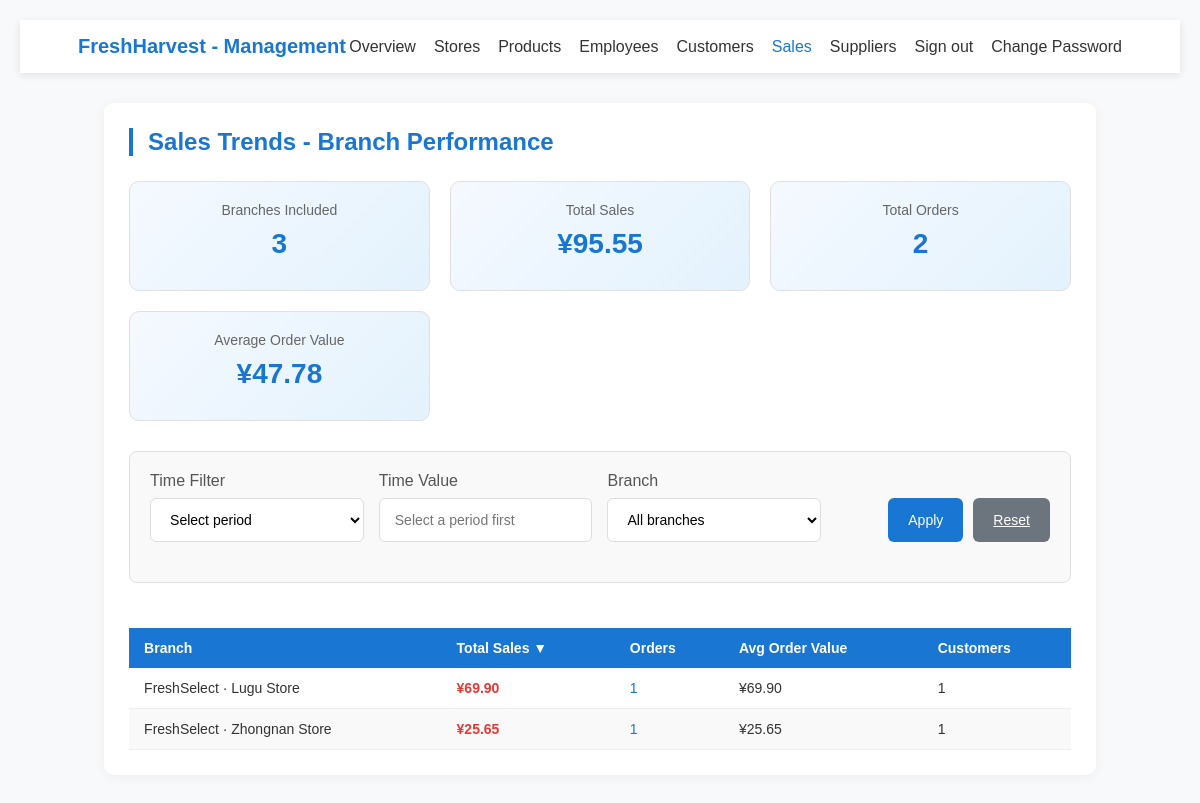
The app's page /manager/saletrend.php with its own data.
### tables this page shows
CREATE TABLE IF NOT EXISTS `Branch` (
  `branch_ID` INT NOT NULL AUTO_INCREMENT,
  `branch_name` VARCHAR(100) UNIQUE NOT NULL,
  `address` VARCHAR(255) NOT NULL,
  `phone` VARCHAR(20) NULL,
  `email` VARCHAR(100) NULL,
  `manager_ID` INT NULL,  
  `manager_phone` VARCHAR(20) NULL,
  `status` ENUM('active', 'inactive', 'under_renovation') DEFAULT 'active',
  `created_at` TIMESTAMP DEFAULT CURRENT_TIMESTAMP,
  PRIMARY KEY (`branch_ID`)

);

### manager/inc/data.php (called while the page is built, shortened)
<?php
require_once __DIR__ . '/db_connect.php';
function getBranchSalesData($timeFilter = '', $timeValue = '', $branchFilter = '', $sortField = 'total_sales', $sortOrder = 'desc') {
    global $conn;
    $salesData = [];
    try {
        $sql = "
            SELECT
                b.branch_ID,
                b.branch_name,
                COALESCE(SUM(co.final_amount), 0) AS total_sales,
                COUNT(DISTINCT co.order_ID) AS order_count,
                COALESCE(AVG(co.final_amount), 0) AS avg_order_value,
                COUNT(DISTINCT co.customer_ID) AS unique_customers
            FROM Branch b
            LEFT JOIN CustomerOrder co ON b.branch_ID = co.branch_ID
            WHERE co.status = 'Completed'
        ";
        $params = [];
        $types = "";
        $sql .= " GROUP BY b.branch_ID, b.branch_name";
        $validSortFields = ['total_sales', 'order_count', 'avg_order_value', 'unique_customers', 'branch_name'];
        $validSortOrder = ['asc', 'desc'];
        if (in_array($sortField, $validSortFields) && in_array($sortOrder, $validSortOrder)) {
            $sql .= " ORDER BY " . $sortField . " " . $sortOrder;
        } else {
            $sql .= " ORDER BY total_sales DESC";
        }
        if (!empty($params)) {
            $stmt = $conn->prepare($sql);
            $stmt->bind_param($types, ...$params);
            $stmt->execute();
            $result = $stmt->get_result();
        } else {
            $result = $conn->query($sql);
        }
        if ($result && $result->num_rows > 0) {
            while ($row = $result->fetch_assoc()) {
                $salesData[] = [
                    'branch_id' => $row['branch_ID'],
                    'branch_name' => $row['branch_name'],
                    'total_sales' => floatval($row['total_sales']),
                    'order_count' => intval($row['order_count']),
                    'avg_order_value' => floatval($row['avg_order_value']),
                    'unique_customers' => intval($row['unique_customers']),
                    'formatted_sales' => '¥' . number_format($row['total_sales'], 2),
                    'formatted_avg' => '¥' . number_format($row['avg_order_value'], 2)
                ];
            }
        }
    } catch (Exception $e) {
        error_log("获取分店销售数据失败: " . $e->getMessage());
    }
    return $salesData;
}
function getAllBranchNames() {
    global $conn;
    $branches = [];
    try {
        $sql = "SELECT branch_ID, branch_name FROM Branch WHERE status = 'active' ORDER BY branch_name";
        $result = $conn->query($sql);
        if ($result && $result->num_rows > 0) {
            while ($row = $result->fetch_assoc()) {
                $branches[] = [
                    'id' => $row['branch_ID'],
                    'name' => $row['branch_name']
                ];
            }
        }
    } catch (Exception $e) {
        error_log("获取分店列表失败: " . $e->getMessage());
    }
    return $branches;
}
?>

### manager/saletrend.php (the view, shortened to what this page needs)
<?php
require_once __DIR__ .'/inc/db_connect.php';
require_once __DIR__ . '/inc/data.php';
require_once __DIR__ . '/inc/header.php';
$timeFilter = isset($_GET['time_filter']) ? $_GET['time_filter'] : '';
$timeValue = isset($_GET['time_value']) ? $_GET['time_value'] : '';
$branchFilter = isset($_GET['branch']) ? $_GET['branch'] : '';
$sortField = isset($_GET['sort']) ? $_GET['sort'] : 'total_sales';
$sortOrder = isset($_GET['order']) ? $_GET['order'] : 'desc';
$salesData = getBranchSalesData($timeFilter, $timeValue, $branchFilter, $sortField, $sortOrder);
$allBranches = getAllBranchNames();
$recentYears = getRecentYears();
$totalSales = 0;
$totalOrders = 0;
foreach ($salesData as $data) {
    $totalSales += $data['total_sales'];
    $totalOrders += $data['order_count'];
}
function getSortLink($field, $currentField, $currentOrder) {
    $params = $_GET;
    $params['sort'] = $field;
    if ($currentField == $field) {
        $params['order'] = ($currentOrder == 'desc') ? 'asc' : 'desc';
    } else {
        $params['order'] = 'desc';
    }
    return '?' . http_build_query($params);
}
function getSortIcon($field, $currentField, $currentOrder) {
    if ($currentField != $field) {
        return '';
    }
    return ($currentOrder == 'desc') ? '▼' : '▲';
}
?>
<!DOCTYPE html>
<html lang="en">
<head>
</head>
<body>
    <main class="main">
        <section class="section">
            <h2 class="section-title">Sales Trends - Branch Performance</h2>
            <div class="stats-summary">
                <div class="stat-card">
                    <div class="stat-label">Branches Included</div>
                    <div class="stat-value"><?php echo count($allBranches); ?></div>
                </div>
                <div class="stat-card">
                    <div class="stat-label">Total Sales</div>
                    <div class="stat-value">¥<?php echo number_format($totalSales, 2); ?></div>
                </div>
                <div class="stat-card">
                    <div class="stat-label">Total Orders</div>
                    <div class="stat-value"><?php echo number_format($totalOrders); ?></div>
                </div>
                <div class="stat-card">
                    <div class="stat-label">Average Order Value</div>
                    <div class="stat-value">¥<?php echo $totalOrders > 0 ? number_format($totalSales / $totalOrders, 2) : '0.00'; ?></div>
                </div>
            </div>
            <div class="filter-container">
                <form method="get" class="filter-form">
                    <div class="form-group">
                        <label class="form-label">Time Filter</label>
                        <select name="time_filter" class="form-select">
                            <option value="">Select period</option>
                        </select>
                    </div>
                    <div class="form-group">
                        <label class="form-label">Time Value</label>
                        <?php if ($timeFilter == 'year'): ?>
                            <select name="time_value" class="form-select">
                                <option value="">Select year</option>
                                <?php foreach ($recentYears as $year): ?>
                                    <option value="<?php echo $year; ?>" <?php echo $timeValue == $year ? 'selected' : ''; ?>>
                                        <?php echo $year; ?>
                                    </option>
                                <?php endforeach; ?>
                            </select>
                        <?php elseif ($timeFilter == 'month'): ?>
                            <input type="month" name="time_value" class="form-input"
                                   value="<?php echo $timeValue; ?>" placeholder="e.g. 2024-01">
                        <?php elseif ($timeFilter == 'day'): ?>
                            <input type="date" name="time_value" class="form-input"
                                   value="<?php echo $timeValue; ?>">
                        <?php else: ?>
                            <input type="text" name="time_value" class="form-input"
                                   value="<?php echo $timeValue; ?>" placeholder="Select a period first" readonly>
                        <?php endif; ?>
                    </div>
                    <div class="form-group">
                        <label class="form-label">Branch</label>
                        <select name="branch" class="form-select">
                            <option value="">All branches</option>
                        </select>
                    </div>
                    <div class="form-group filter-actions">
                        <div class="btn-group">
                            <button type="submit" class="btn btn-primary">Apply</button>
                            <a href="saletrend.php" class="btn btn-secondary">Reset</a>
                        </div>
                    </div>
                </form>
            </div>
            <?php if (!empty($salesData)): ?>
                <div style="overflow-x: auto;">
                    <table class="sales-table">
                        <thead>
                            <tr>
                                <th>
                                    <a href="<?php echo getSortLink('branch_name', $sortField, $sortOrder); ?>">
                                        Branch <?php echo getSortIcon('branch_name', $sortField, $sortOrder); ?>
                                    </a>
                                </th>
                                <th>
                                    <a href="<?php echo getSortLink('total_sales', $sortField, $sortOrder); ?>">
                                        Total Sales <?php echo getSortIcon('total_sales', $sortField, $sortOrder); ?>
                                    </a>
                                </th>
                                <th>
                                    <a href="<?php echo getSortLink('order_count', $sortField, $sortOrder); ?>">
                                        Orders <?php echo getSortIcon('order_count', $sortField, $sortOrder); ?>
                                    </a>
                                </th>
                                <th>
                                    <a href="<?php echo getSortLink('avg_order_value', $sortField, $sortOrder); ?>">
                                        Avg Order Value <?php echo getSortIcon('avg_order_value', $sortField, $sortOrder); ?>
                                    </a>
                                </th>
                                <th>
                                    <a href="<?php echo getSortLink('unique_customers', $sortField, $sortOrder); ?>">
                                        Customers <?php echo getSortIcon('unique_customers', $sortField, $sortOrder); ?>
                                    </a>
                                </th>
                            </tr>
                        </thead>
                        <tbody>
                            <?php foreach ($salesData as $data): ?>
                                <tr>
                                    <td class="branch-name"><?php echo htmlspecialchars($data['branch_name']); ?></td>
                                    <td class="sales-amount"><?php echo $data['formatted_sales']; ?></td>
                                    <td class="order-count"><?php echo number_format($data['order_count']); ?></td>
                                    <td><?php echo $data['formatted_avg']; ?></td>
                                    <td><?php echo number_format($data['unique_customers']); ?></td>
                                </tr>
                            <?php endforeach; ?>
                        </tbody>
                    </table>
                </div>
            <?php else: ?>
                <div class="no-data">
                    No sales data found. Adjust the filters and try again.
                </div>
            <?php endif; ?>
        </section>
    </main>
</body>
</html>

### manager/inc/header.php (style rules this page uses)
* { margin:0;padding:0;box-sizing:border-box;font-family:'Microsoft YaHei',Arial,sans-serif; }
body { background:#f8f9fa;color:#333; }
main { width:90%;margin:30px auto;min-height:calc(100vh - 200px); }
.section { background:#fff;border-radius:10px;box-shadow:0 2px 12px rgba(0,0,0,0.05);padding:25px;margin-bottom:30px; }
.section-title { font-size:20px;font-weight:600;margin-bottom:20px;color:#1976d2;border-left:4px solid #1976d2;padding-left:10px; }
.btn { padding:8px 16px;border-radius:6px;border:none;font-size:14px;cursor:pointer;transition:background-color 0.3s; }
.btn-primary { background:#1976d2;color:white; }
.form-group { margin-bottom:20px; }
.form-label { display:block;margin-bottom:8px;font-weight:500;color:#666; }

### manager/saletrend.php (style rules this page uses)
* { margin: 0; padding: 0; box-sizing: border-box; font-family: 'Microsoft YaHei', Arial, sans-serif; }
body { background-color: #f8f9fa; color: #333; margin: 20px; }
.main { width: 95%; margin: 20px auto; min-height: calc(100vh - 200px); }
.section { background-color: #fff; border-radius: 10px; box-shadow: 0 2px 12px rgba(0,0,0,0.05); padding: 25px; margin-bottom: 30px; }
.section-title { font-size: 24px; font-weight: 600; margin-bottom: 25px; color: #1976d2; border-left: 4px solid #1976d2; padding-left: 15px; }
.stats-summary { display: grid; grid-template-columns: repeat(auto-fit, minmax(250px, 1fr)); gap: 20px; margin-bottom: 30px; }
.stat-card { background: linear-gradient(135deg, #f5f9ff, #e3f2fd); border-radius: 10px; padding: 20px; text-align: center; border: 1px solid #e0e0e0; }
.stat-value { font-size: 28px; font-weight: bold; color: #1976d2; margin: 10px 0; }
.stat-label { color: #666; font-size: 14px; }
.filter-container { background-color: #f9f9f9; padding: 20px; border-radius: 8px; margin-bottom: 25px; border: 1px solid #e0e0e0; }
.filter-form { display: grid; grid-template-columns: repeat(auto-fit, minmax(200px, 1fr)); gap: 15px; align-items: end; }
.form-group { display: flex; flex-direction: column; }
.form-label { margin-bottom: 8px; font-weight: 500; color: #555; }
.form-select, .form-input { padding: 10px 15px; border: 1px solid #ddd; border-radius: 6px; font-size: 14px; width: 100%; background-color: white; height: 44px; }
.btn-group { display: flex; gap: 10px; align-self: end; }
.btn { padding: 10px 20px; border-radius: 6px; border: none; font-size: 14px; font-weight: 500; cursor: pointer; transition: all 0.3s; height: 44px; display: inline-flex; align-items: center; justify-content: center; }
.btn-primary { background-color: #1976d2; color: white; }
.btn-secondary { background-color: #6c757d; color: white; }
.sales-table { width: 100%; border-collapse: collapse; margin-top: 20px; font-size: 14px; }
.sales-table th { background-color: #1976d2; color: white; padding: 12px 15px; text-align: left; font-weight: 600; cursor: pointer; position: relative; }
.sales-table th a { color: white; text-decoration: none; display: block; }
.sales-table td { padding: 12px 15px; border-bottom: 1px solid #eee; }
.sales-table tr:nth-child(even) { background-color: #f9f9f9; }
.branch-name { font-weight: 500; color: #333; }
.sales-amount { font-weight: 600; color: #e53935; }
.order-count { color: #1976d2; font-weight: 500; }

### records on screen
branch: branch_name "FreshSelect · Lugu Store", formatted_sales "¥69.90", order_count "1", formatted_avg "¥69.90", unique_customers "1"
branch: branch_name "FreshSelect · Zhongnan Store", formatted_sales "¥25.65", order_count "1", formatted_avg "¥25.65", unique_customers "1"

### other values on screen
$label "Overview"
$label "Stores"
$label "Products"
$label "Employees"
$label "Customers"
$label "Sales"
$label "Suppliers"
$label "Sign out"
$label "Change Password"
count($allBranches) "3"
$totalSales "95.55"
$totalOrders "2"
$totalSales / $totalOrders "47.78"
getSortIcon('total_sales', $sortField, $sortOrder) "▼"
